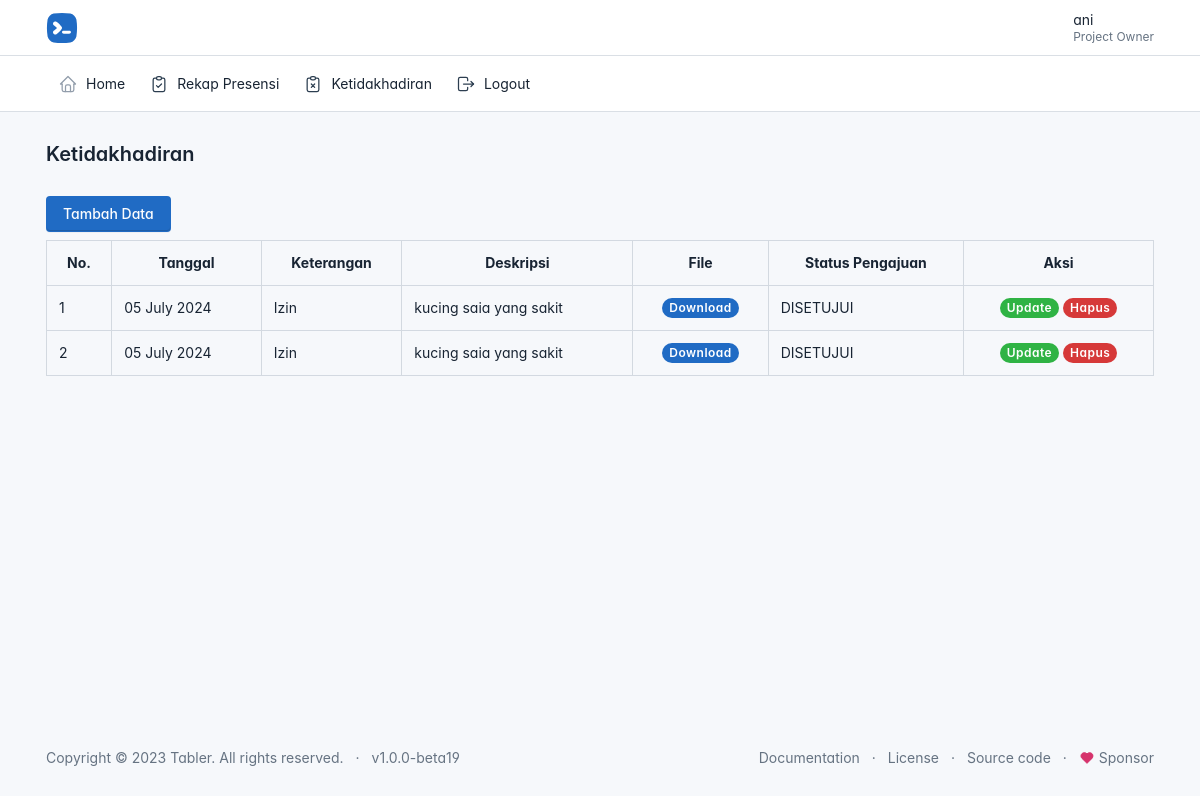
Page /pegawai/ketidakhadiran/ketidakhadiran.php (signed in) on the committed database.
### tables this page shows
CREATE TABLE `ketidakhadiran` (
  `id` int(11) NOT NULL,
  `id_pegawai` int(11) NOT NULL,
  `keterangan` varchar(225) NOT NULL,
  `tanggal` date NOT NULL,
  `deskripsi` varchar(225) NOT NULL,
  `file` varchar(225) NOT NULL,
  `status_pengajuan` varchar(20) NOT NULL
);

### config.php (called while the page is built, shortened)
<?php
function base_url($url = null)
{
    $base_url = 'http://localhost/presensi';
    if ($url != null) {
        return $base_url . "/".$url;
    }
    return $base_url;
}

### pegawai/ketidakhadiran/ketidakhadiran.php (the view, shortened to what this page needs)
<?php
include('../../pegawai/layout/header.php');
include_once("../../config.php");
$id = $_SESSION['id'];
$result = mysqli_query($connection, "SELECT * FROM ketidakhadiran WHERE id_pegawai = '$id' ORDER BY id DESC");
?>
<div class="page-body">
    <div class="container-xl">
        <a href="<?= base_url("pegawai/ketidakhadiran/pengajuan_ketidakhadiran.php") ?>" class="btn btn-primary">Tambah Data</a>
        <table class="table table-bordered mt-2">
            <tr class="text-center">
                <th>No.</th>
                <th>Tanggal</th>
                <th>Keterangan</th>
                <th>Deskripsi</th>
                <th>File</th>
                <th>Status Pengajuan</th>
                <th>Aksi</th>
            </tr>
            <?php if(mysqli_num_rows($result) == 0){ ?>
                <tr>
                    <td colspan="7" class="text-center">Data Ketidak Hadiran Kosong</td>
                </tr>
            <?php }else{ ?>
                <?php $no = 1;
                     while($data = mysqli_fetch_array($result)) : ?>
                     <tr>
                            <td><?= $no++; ?></td>
                            <td><?= date('d F Y', strtotime($data['tanggal'])) ; ?></td>
                            <td><?= $data['keterangan']; ?></td>
                            <td><?= $data['deskripsi']; ?></td>
                            <td class="text-center">
                                <a href="<?= base_url('assets/file_ketidakhadiran/'.$data['file']) ?>" class="badge badge-pill bg-primary" target="_blank ">Download</a>
                            </td>
                            <td><?= $data['status_pengajuan']; ?></td>
                            <td class="text-center">
                                <a href="edit.php?id=<?= $data['id']; ?>" class="badge badge-pill bg-success">Update</a>
                                <a href="hapus.php?id=<?= $data['id']; ?>" class="badge badge-pill bg-danger">Hapus</a>
                            </td>
                     </tr>
                     <?php endwhile; ?>
            <?php } ?>
        </table>
    </div>
</div>
<?php include('../layout/footer.php'); ?>

### pegawai/layout/header.php (style rules this page uses)
:root { --tblr-font-sans-serif: 'Inter Var', -apple-system, BlinkMacSystemFont, San Francisco, Segoe UI, Roboto, Helvetica Neue, sans-serif; }
body { font-feature-settings: "cv03", "cv04", "cv11"; }

### rows in the picture
ketidakhadiran: tanggal "05 July 2024", keterangan "Izin", deskripsi "kucing saia yang sakit", status_pengajuan "DISETUJUI"
ketidakhadiran: tanggal "05 July 2024", keterangan "Izin", deskripsi "kucing saia yang sakit", status_pengajuan "DISETUJUI"

### other values in the picture
$_SESSION['nama'] "ani"
$_SESSION['jabatan'] "Project Owner"
$judul "Ketidakhadiran"
